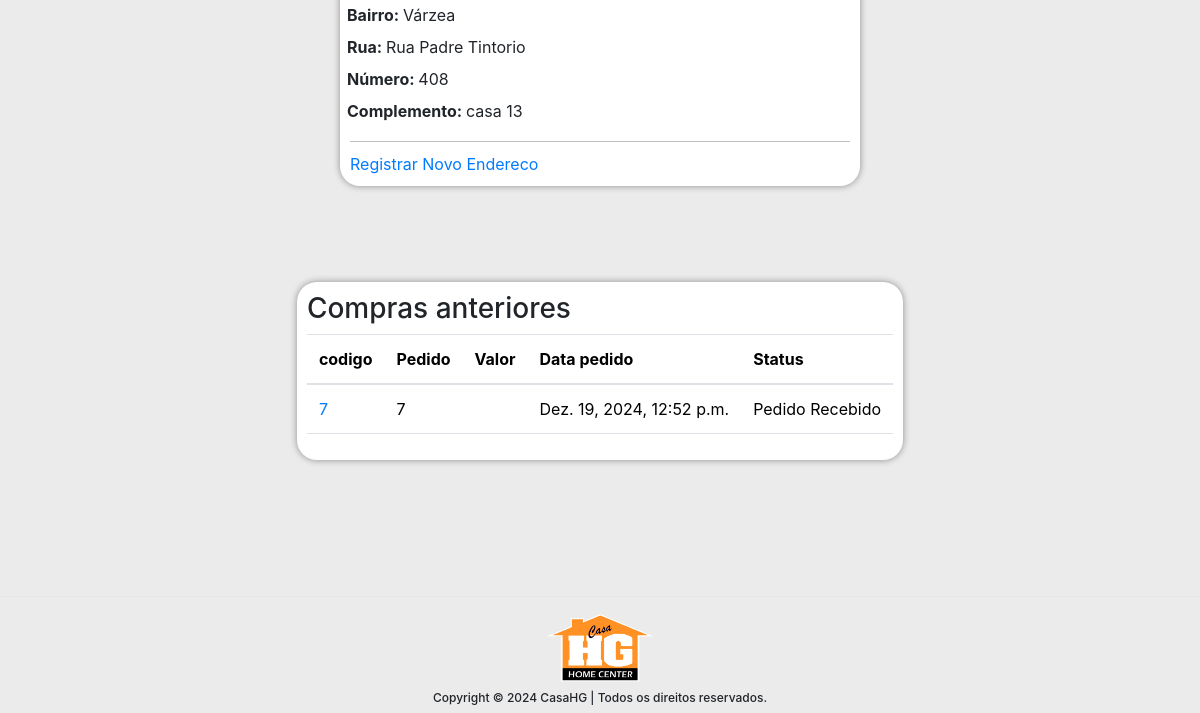
Page /perfil/ (signed in, lower part) on the earlier database version.
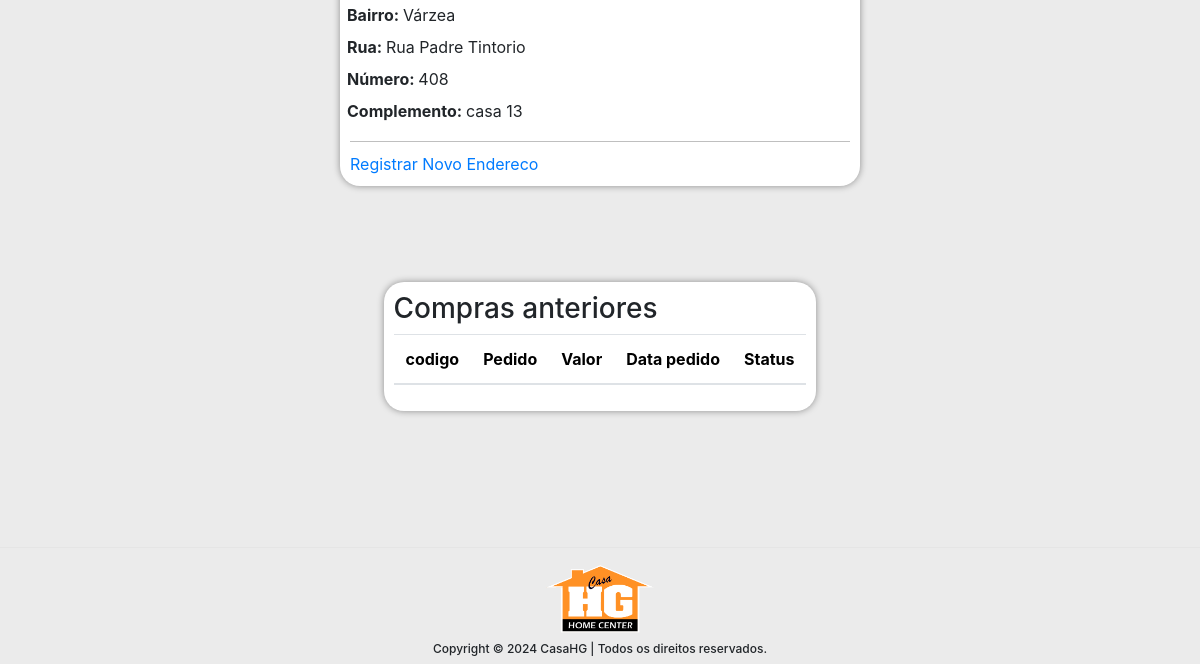
Same page on the later database version.
### app/models.py (models this page shows, shortened)
class Endereco(models.Model):
    cliente = models.ForeignKey(Cliente, on_delete=models.SET_NULL,null=True,blank=True)
    titulo = models.CharField(max_length=20,null=True,blank=True)
    cep = models.CharField(max_length=9,null=True,blank=True)
    estado = models.CharField(max_length=3,null=True,blank=True)
    cidade = models.CharField(max_length=35,null=True,blank=True)
    bairro = models.CharField(max_length=35,null=True,blank=True)
    rua = models.CharField(max_length=35,null=True,blank=True)
    numero = models.CharField(max_length=20,null=True,blank=True)
    complemento = models.CharField(max_length=140,null=True,blank=True)

class Pedido_order(models.Model):
    cliente = models.OneToOneField(Cliente,on_delete=models.CASCADE,default="")
    nome_cliente = models.CharField(max_length=200,default="")
    cpf_cnpj = models.CharField(max_length=20, default="") # cpf do cliente formatadinho direitinho
    codigo_cliente = models.CharField(max_length=8,default="",null=True,blank=True) # codigo consistente com sistema interno, se não tiver
    telefone = models.CharField(max_length=19,default="")
    carro = models.OneToOneField(Carro,on_delete=models.CASCADE)
    total_bruto = models.DecimalField(max_digits=10,decimal_places=2,default=0)
    total_desconto = models.DecimalField(max_digits=10,decimal_places=2,default=0)
    total_final = models.DecimalField(max_digits=10,decimal_places=2,default=0)
    pedido_status = models.CharField(max_length=50, choices=PEDIDO_STATUS)
    endereco_envio = models.OneToOneField(Endereco,on_delete=models.CASCADE,default="")
    endereco_envio_formatado = models.CharField(max_length=200,default="")
    criado_em = models.DateTimeField(auto_now_add=True)
    ordenado_por = models.CharField(max_length=200,null=True,blank=True)

class Empresa(models.Model):
    titulo = models.CharField(max_length=200)
    link = models.CharField(max_length=200,null=True,blank=True)
    image = models.ImageField(upload_to="empresas")

### app/views.py (the view)
# urls.py: path("perfil/", ClientePerfilView.as_view(), name="clienteperfil"),
class ClientePerfilView(LojaMixin, BaseContextMixin, TemplateView):
    template_name = "clienteperfil.html"
    def dispatch(self,request,*args, **kwargs):
        if request.user.is_authenticated and Cliente.objects.filter(user=request.user).exists():
            pass
        else:
            return redirect("/entrar/?next=/perfil/")
        return super().dispatch(request,*args, **kwargs)
    def get_context_data(self, **kwargs):
        context = super().get_context_data(**kwargs)
        cliente = self.request.user.cliente
        context['cliente'] = cliente
        pedidos = Pedido_order.objects.filter(carro__cliente=cliente).order_by("-id")
        context['pedidos'] = pedidos
        enderecos = Endereco.objects.filter(cliente=cliente).order_by("-id")
        context['enderecos'] = enderecos
        return context

### app/context_processors.py (called while the page is built)
def add_empresa_to_context(request):
    return {'empresa': Empresa.objects.first(), 'debug_var': 'Debug Variable'}

### app/views.py (called while the page is built)
    def dispatch(self,request,*args,**kwargs):
        carro_id = request.session.get("carro_id")
        if carro_id:
            carro_obj = Carro.objects.get(id=carro_id)
            if request.user.is_authenticated and request.user.cliente:
                carro_obj.cliente = request.user.cliente
                carro_obj.save()
        else:
            carro_obj = Carro.objects.create(total=0)
            self.request.session['carro_id'] = carro_obj.id
        return super().dispatch(request,*args,**kwargs)

    def get_context_data(self, **kwargs):
        context = super().get_context_data(**kwargs)
        context['todoscategorias'] = Categoria.objects.all()
        context['footer'] = Empresa.objects.all()
        return context

### templates/clienteperfil.html (shortened to what this page needs)
{% extends 'base.html' %}
{% block content %}
    <div class="row m-5" style="padding:0px; justify-content: center">
        <div class="container" style="margin:auto; width:auto; background-color: #fff; border-radius: 20px; box-shadow: 0 0 7px rgba(0, 0, 0, 0.4);padding:10px;">
            {% for end in enderecos %}
                <div class="row d-flex" style="width:auto; flex-direction: column;">
                    <div class="row d-flex mb-2" style="width:auto;">
                        <div class="col d-flex"><span class="font-weight-bold">Bairro:&nbsp;</span>{{end.bairro}}</div>
                    </div>
                    <div class="row d-flex mb-2" style="width:auto;">
                        <div class="col d-flex"><span class="font-weight-bold">Rua:&nbsp;</span>{{end.rua}}</div>
                    </div>
                    <div class="row d-flex mb-2" style="width:auto;">
                        <div class="col d-flex"> <span class="font-weight-bold">Número:&nbsp;</span>{{end.numero}}</div>
                    </div>
                    <div class="row d-flex mb-2" style="position: relative; width:35em;">
                        <div class="col d-flex"><span class="font-weight-bold">Complemento:&nbsp;</span>{{end.complemento}}</div>
                    </div>
                </div>
                <hr style="border-color: black; margin-top: 10px; margin-bottom: 10px;">
            {% endfor %}
            <a href="{% url 'lojaapp:cadastrarendereco' %}">Registrar Novo Endereco</a>
        </div>
    </div>
    <div class="row m-5" style="padding:0px; justify-content: center">
        <div class="container m-5" style="width:auto; background-color: #fff; border-radius: 20px; box-shadow: 0 0 7px rgba(0, 0, 0, 0.4);padding:10px;">
            <h3>Compras anteriores</h3>
            <table class="table">
                <thead>
                    <tr>
                        <th>codigo</th>
                        <th>Pedido</th>
                        <th>Valor</th>
                        <th>Data pedido</th>
                        <th>Status</th>
                    </tr>
                </thead>
                <tbody>
                    {% for ped in pedidos %}
                        <tr>
                            <td><a href="{% url 'lojaapp:clientepedidodetalhe' ped.pk%}">{{ ped.pk }}</a></td>
                            <td>{{ped.id}}</td>
                            <td>{{ped.total}}</td>
                            <td>{{ped.criado_em}}</td>
                            <td>{{ped.pedido_status}}</td>
                        </tr>
                    {% endfor %}
                </tbody>
            </table>
        </div>
    </div>
{% endblock %}

### templates/base.html (shortened to what this page needs)
{% load humanize %}
{% load l10n %}
<!doctype html>
<html lang="en">
<head>
    <link rel="stylesheet" href="https://cdn.jsdelivr.net/npm/bootstrap@5.3.2/dist/css/bootstrap.min.css">
    {% load static %}
    <link rel="stylesheet" href="https://stackpath.bootstrapcdn.com/bootstrap/4.3.1/css/bootstrap.min.css">
    <link rel="stylesheet" type="text/css" href="{% static 'css/base.css' %}">
</head>
<body>
    {% block content %}
    {% endblock content %}
    <br>
    <hr>
    <footer class="container" style="background-color: transparent; box-shadow: none;">
        <div class="row justify-content-center">
            <div class="col-3" style="display:flex; justify-content: center;">
                {% for empresa in footer %}
                    <a href=""><img src="{{ empresa.image.url }}" style="height: 70px;"></a>
                {% endfor %}
            </div>
            <div class="col-12">
                <h1 class="my-2" style="align-items: center; justify-content: center; font-size: 12px; display:flex;">Copyright © 2024 CasaHG | Todos os direitos reservados.</h1>
            </div>
        </div>
    </footer>
</body>
</html>

Differences in the rows shown:
removed Pedido_order: pk "7", id "7", criado_em "Dez. 19, 2024, 12:52 p.m.", pedido_status "Pedido Recebido"
